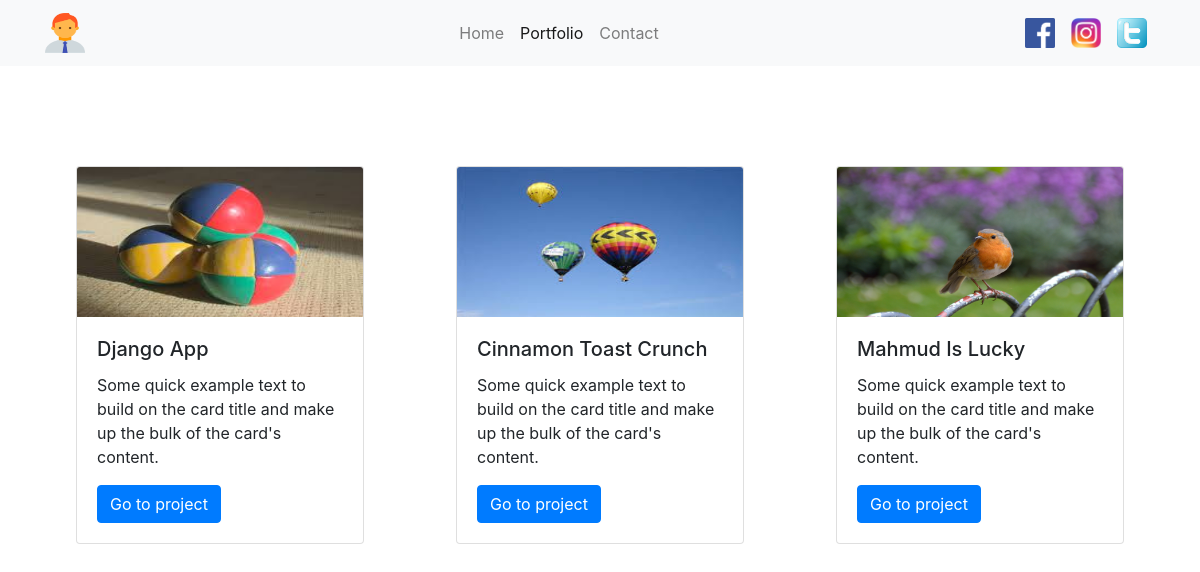
The page /portfolio/ on the database its author committed.
### mysite/models.py (models this page shows, shortened)
class Post(models.Model):
    title = models.CharField(max_length=100)
    description = models.TextField()
    image = models.ImageField(upload_to='post_images/', blank=True)
    link = models.CharField(max_length=100)

### mysite/views.py (the view)
# urls.py: path('portfolio/', views.portfolio, name="portfolio"),
def portfolio(request):
    posts = Post.objects.all()
    return render(request, 'mysite/portfolio.html', {'posts': posts})

### mysite/templates/mysite/portfolio.html
{% extends 'base.html' %}
{% load static %}
{% block content %}
<div class="container">
    <div class="row" style="margin-top: 100px">
        {% for post in posts %}
        <div class=" col-md-4 col-sm-6">
            <div class="card mx-auto mb-4" style="max-width: 18rem;">
                <img class="card-img-top" src="{{ post.image.url }}" alt="image" height="150px">
                <div class="card-body">
                    <h5 class="card-title">{{ post.title|title }}</h5>
                    <p class="card-text">{{ post.description }}</p>
                    <a href="{{ post.link }}" class="btn btn-primary" target="blank">Go to project</a>
                </div>
            </div>
        </div>
        {% endfor %}
    </div>
</div>
{% endblock content %}

### mysite/templates/base.html (shortened to what this page needs)
{% load static %}
<!DOCTYPE html>
<html lang="en">
<head>
    <link rel="stylesheet" href="https://stackpath.bootstrapcdn.com/bootstrap/4.1.3/css/bootstrap.min.css"
>
</head>
<body>
    <nav class="navbar navbar-expand-lg navbar-light bg-light">
        <div class="container">
            <a class="navbar-brand" href="{% url 'home' %}">
                <img src="{% static 'mysite/images/logo.png' %}" width="40" height="40" alt="Image">
            </a>
            <div class="collapse navbar-collapse" id="navbarNavAltMarkup">
                <div class="navbar-nav mx-auto">
                    <a class="nav-item nav-link {% if request.resolver_match.view_name == 'home' %}active{% endif %}"
                        href="{% url 'home' %}">Home
                        <span class="sr-only">(current)</span></a>
                    <a class="nav-item nav-link {% if request.resolver_match.view_name == 'portfolio' %}active{% endif %}"
                        href="{% url 'portfolio' %}">Portfolio</a>
                    <a class="nav-item nav-link {% if request.resolver_match.view_name == 'contact' %}active{% endif %}"
                        href="{% url 'contact' %}">Contact</a>
                </div>
                <div class="navbar-nav">
                    <a class="nav-item nav-link" href="#">
                        <img src="{% static 'mysite/images/facebook.png' %}" width="30" height="30" alt="Image">
                    </a>
                    <a class="nav-item nav-link" href="#">
                        <img src="{% static 'mysite/images/instagram.png' %}" width="30" height="30" alt="Image">
                    </a>
                    <a class="nav-item nav-link" href="#">
                        <img src="{% static 'mysite/images/twitter.png' %}" width="30" height="30" alt="Image">
                    </a>
                </div>
            </div>
        </div>
    </nav>
    {% block content %}
    {% endblock content %}
</body>
</html>

### rows shown on the page
Post: image (picture), title "Django App", description "Some quick example text to build on the card title and make up the bulk of the card's content."
Post: image (picture), title "Cinnamon Toast Crunch", description "Some quick example text to build on the card title and make up the bulk of the card's content."
Post: image (picture), title "Mahmud Is Lucky", description "Some quick example text to build on the card title and make up the bulk of the card's content."
